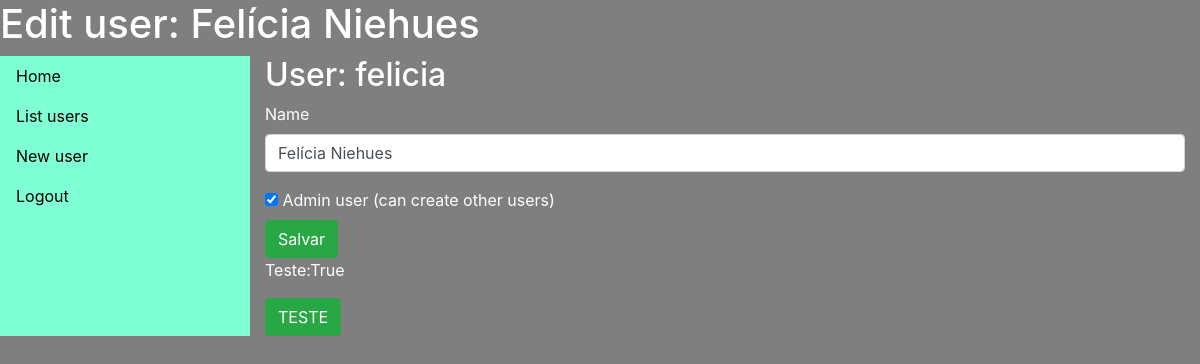
Page /users/edit/2/ on the committed database.
### models/calendar_model.py (models this page shows)
class User(SQLModel, table=True):
    id: Optional[int] = Field(default=None, primary_key=True, nullable=False)
    user_name: str = Field(index=True)
    name: str = Field(index=True)
    admin: bool = Field(nullable=True)
    password: str = Field(nullable=False)
    events: List["Event"] = Relationship(back_populates="users")

### views/user.py (the view)
@app.get('/users/edit/<id>/')
def editUserForm(id):
    users_list = listUsers(id)
    print(users_list)
    return render_template('edit_user.html', title = 'Edit user: ' + users_list.name, user=users_list)

### controller/users_controller.py (called while the page is built)
def listUsers(id=None, user_name=None):
    with Session(engine) as session:
        if id is not None or user_name is not None:
            statement = select(User).where(User.id == id).options(selectinload(User.events))
            user = session.exec(statement)
            return user.first()
        else:
            statement = select(User).options(selectinload(User.events))
            user = session.exec(statement)
            return user.all()

### templates/edit_user.html (shortened to what this page needs)
{% extends "template.html" %}
{% block title %}
<div class="page-header">
  <h1>{{ title }}</h1>
</div>
{% endblock title %}
{% block content %}
<body>
  <div class="container">
    <h2>User: {{ user.user_name }}</h2>
    <form action="/users/{{user.id}}" method="post" id="userEditForm">
      <fieldset>
        <div class="form-group">
          <label for="name">Name</label>
          <input type="text" id="name" name="name" class="form-control" value="{{ user.name }}">
        </div>
        <input type="checkbox" id="admin" name="admin" value="{{ user.admin }}">
        <label for="admin"> Admin user (can create other users)</label><br>
        <button type="submit" class="btn btn-success">Salvar</button>
      </fieldset>
    </form>
    <p>Teste:{{ user.admin }} </p>
    <button class="btn btn-success teste">TESTE</button>
  </div>
</body>
{% endblock content %}

### static/style.css (style rules this page uses)
body { background-color: rgba(0, 0, 0, .5); color: white; }

### rows in the picture
User: user_name "felicia", name "Felícia Niehues", admin "True"

### other values in the picture
{{ title }} "Edit user: Felícia Niehues"
